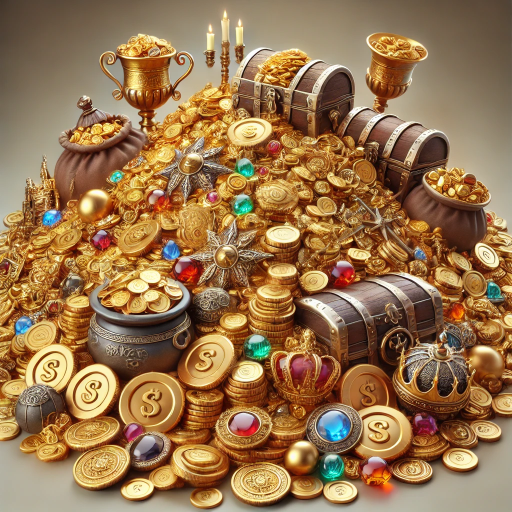
#> input picture Arcadium/nftmeta/treasure.png, 1024 x 1024 px (shown at 1/2 size)
$ python generation.py
#> lines starting #> are read from the running program, lines starting #| are printed output that depends on the picture
from PIL import Image, ImageEnhance

# Load base images
treasure_img = Image.open("treasure.png").convert("RGBA")  # Ensure it's in RGBA mode
#> treasure_img is the input picture: PIL image 1024x1024 RGBA; mean R, G, B, A 151.9, 116.1, 77.1, 255
sparkles_img = Image.open("sparkles.png").convert("RGBA")  # Ensure it's in RGBA mode
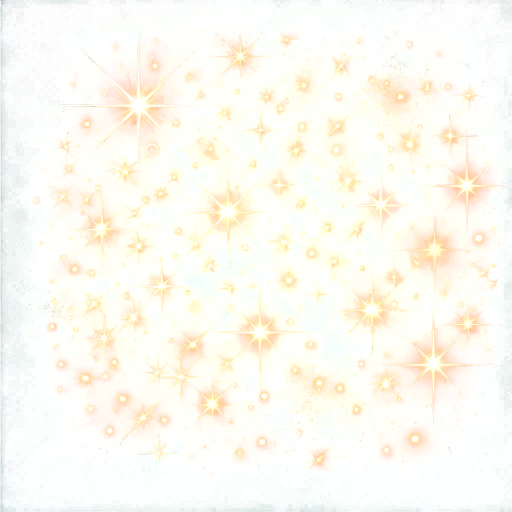
#> input picture Arcadium/nftmeta/sparkles.png, 1024 x 1024 px (shown at 1/2 size)
#> sparkles_img is the input picture: PIL image 1024x1024 RGBA; mean R, G, B, A 172.9, 225.3, 136.2, 38.1

# Ensure both images have the same size for composition
sparkles_img = sparkles_img.resize(treasure_img.size)

# Trial function to adjust sparkle opacity
def apply_sparkles(base_img, overlay_img, sparkle_opacity=1.0):
    # Adjust sparkle opacity (sparkle_opacity should be between 0.0 to 1.0)
#> called with sparkle_opacity = 0.9
    sparkle_layer = overlay_img.copy()  # Copy the overlay image to avoid modifying the original
    # Get the alpha channel of the sparkle image (transparency)
    alpha = sparkle_layer.split()[3]
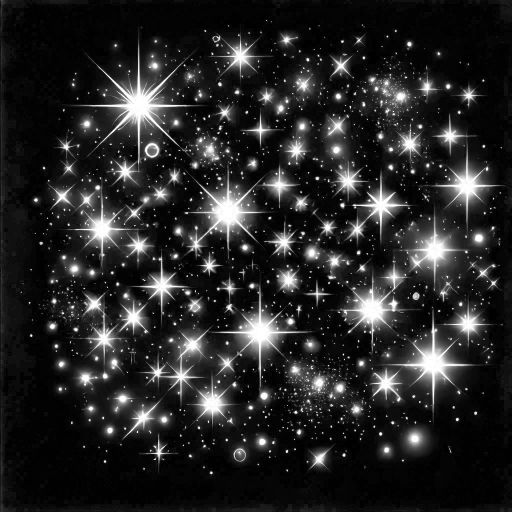
#> alpha: PIL image 1024x1024 L (shown at 1/2 size); min 0, max 255, mean 38.1
    alpha = ImageEnhance.Brightness(alpha).enhance(sparkle_opacity)  # Adjust brightness to simulate opacity
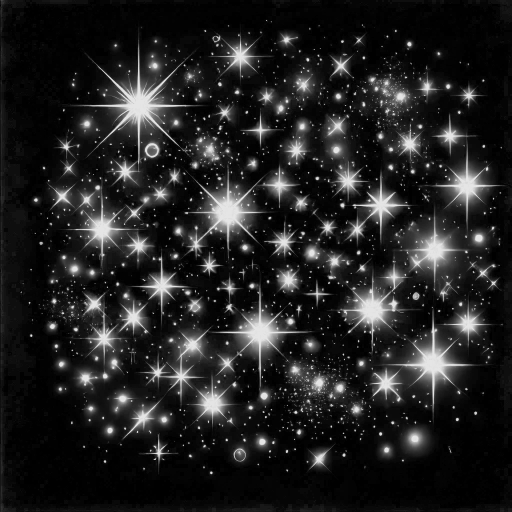
#> alpha: PIL image 1024x1024 L (shown at 1/2 size); min 0, max 229, mean 33.8
    sparkle_layer.putalpha(alpha)

    # Composite the base and sparkle images together
    composite = Image.alpha_composite(base_img, sparkle_layer)
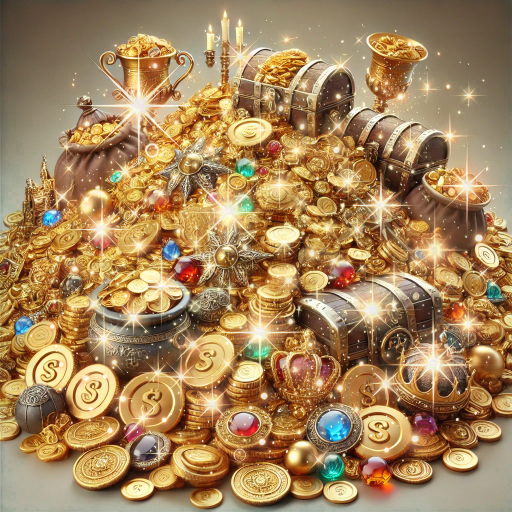
#> composite: PIL image 1024x1024 RGBA (shown at 1/2 size); mean R, G, B, A 164, 131.5, 89.8, 255

    return composite

# Example usage
# Set sparkle opacity (range: 0.0 to 1.0)
sparkle_opacity_value = 0.9

# Create composite image
final_img = apply_sparkles(treasure_img, sparkles_img, sparkle_opacity=sparkle_opacity_value)

# Save the resulting image to a file
final_img.save("composite_image.png")

print("Composite image saved as composite_image.png")
